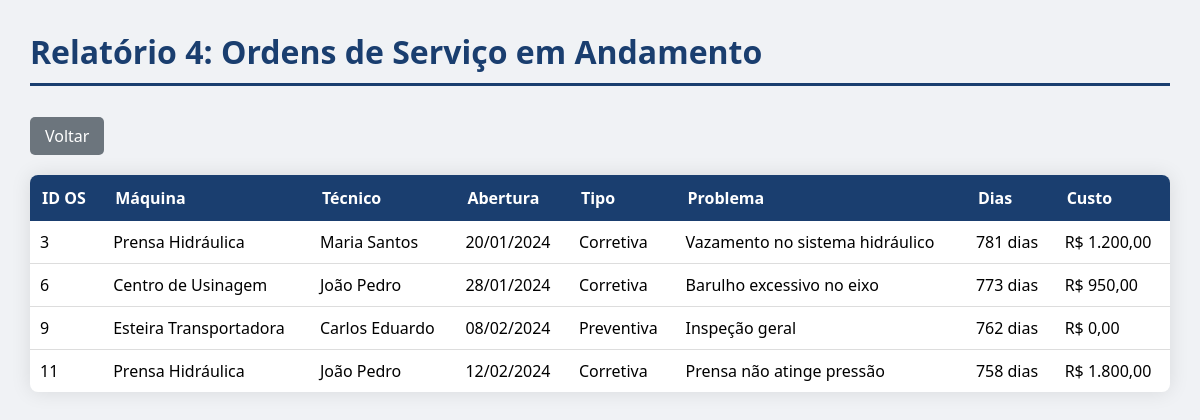
The app's page /GestaoManutencaoIndustrial/relatorio4.php with its own data.
### tables this page shows
CREATE TABLE `ordens_servico` (
  `id_os` int(11) NOT NULL,
  `id_maquina` int(11) DEFAULT NULL,
  `id_tecnico` int(11) DEFAULT NULL,
  `data_abertura` date DEFAULT NULL,
  `data_conclusao` date DEFAULT NULL,
  `tipo_manutencao` varchar(30) DEFAULT NULL,
  `descricao_problema` text DEFAULT NULL,
  `custo` decimal(10,2) DEFAULT NULL,
  `status_os` varchar(20) DEFAULT NULL
);

CREATE TABLE `maquinas` (
  `id_maquina` int(11) NOT NULL,
  `nome_maquina` varchar(100) NOT NULL,
  `modelo` varchar(50) DEFAULT NULL,
  `data_aquisicao` date DEFAULT NULL,
  `id_setor` int(11) DEFAULT NULL,
  `status` varchar(20) DEFAULT 'Ativa'
);

CREATE TABLE `tecnicos` (
  `id_tecnico` int(11) NOT NULL,
  `nome_tecnico` varchar(100) NOT NULL,
  `especialidade` varchar(50) DEFAULT NULL,
  `telefone` varchar(20) DEFAULT NULL,
  `data_contratacao` date DEFAULT NULL
);

### GestaoManutencaoIndustrial/relatorio4.php (the view, shortened to what this page needs)
<?php
include 'conexao.php';
$sql = "SELECT os.id_os, m.nome_maquina, t.nome_tecnico,
               os.data_abertura, os.tipo_manutencao,
               os.descricao_problema, os.custo,
               DATEDIFF(CURDATE(), os.data_abertura) as dias_em_aberto
        FROM ordens_servico os
        INNER JOIN maquinas m ON os.id_maquina = m.id_maquina
        INNER JOIN tecnicos t ON os.id_tecnico = t.id_tecnico
        WHERE os.status_os IN ('Em andamento', 'Aguardando peças', 'Aguardando liberação')
        ORDER BY os.data_abertura";
$result = $conn->query($sql);
?>
<!DOCTYPE html>
<html>
<head>
    <link rel="stylesheet" href="style.css">
</head>
<body>
    <h1>Relatório 4: Ordens de Serviço em Andamento</h1>
    <a href="index.php">Voltar</a>
    <?php
    if ($result->num_rows > 0) {
        echo "<table>";
        echo "<tr><th>ID OS</th><th>Máquina</th><th>Técnico</th><th>Abertura</th><th>Tipo</th><th>Problema</th><th>Dias</th><th>Custo</th></tr>";
        while($row = $result->fetch_assoc()) {
            echo "<tr>";
            echo "<td>" . $row['id_os'] . "</td>";
            echo "<td>" . $row['nome_maquina'] . "</td>";
            echo "<td>" . $row['nome_tecnico'] . "</td>";
            echo "<td>" . date('d/m/Y', strtotime($row['data_abertura'])) . "</td>";
            echo "<td>" . $row['tipo_manutencao'] . "</td>";
            echo "<td>" . $row['descricao_problema'] . "</td>";
            echo "<td>" . $row['dias_em_aberto'] . " dias</td>";
            echo "<td>R$ " . number_format($row['custo'], 2, ',', '.') . "</td>";
            echo "</tr>";
        }
        echo "</table>";
    } else {
        echo "<p>Nenhuma OS em andamento no momento.</p>";
    }
    ?>
</body>
</html>

### GestaoManutencaoIndustrial/style.css (style rules this page uses)
body { font-family: 'Segoe UI', Tahoma, Geneva, Verdana, sans-serif; margin: 30px; background-color: #f0f2f5; }
h1 { color: #1a3e6f; border-bottom: 3px solid #1a3e6f; padding-bottom: 10px; }
a { display: inline-block; margin: 10px 0 20px 0; padding: 8px 15px; background-color: #6c757d; color: white; text-decoration: none; border-radius: 5px; }
table { width: 100%; border-collapse: collapse; background-color: white; box-shadow: 0 0 20px rgba(0,0,0,0.1); border-radius: 8px; overflow: hidden; }
th { background-color: #1a3e6f; color: white; padding: 12px; text-align: left; }
td { padding: 10px; border-bottom: 1px solid #ddd; }
tr:last-child td { border-bottom: none; }

### records on screen
ordens_servico: id_os "3", id_maquina.nome_maquina "Prensa Hidráulica", id_tecnico.nome_tecnico "Maria Santos", data_abertura "20/01/2024", tipo_manutencao "Corretiva", descricao_problema "Vazamento no sistema hidráulico", dias_em_aberto "781", custo "1.200,00"
ordens_servico: id_os "6", id_maquina.nome_maquina "Centro de Usinagem", id_tecnico.nome_tecnico "João Pedro", data_abertura "28/01/2024", tipo_manutencao "Corretiva", descricao_problema "Barulho excessivo no eixo", dias_em_aberto "773", custo "950,00"
ordens_servico: id_os "9", id_maquina.nome_maquina "Esteira Transportadora", id_tecnico.nome_tecnico "Carlos Eduardo", data_abertura "08/02/2024", tipo_manutencao "Preventiva", descricao_problema "Inspeção geral", dias_em_aberto "762", custo "0,00"
ordens_servico: id_os "11", id_maquina.nome_maquina "Prensa Hidráulica", id_tecnico.nome_tecnico "João Pedro", data_abertura "12/02/2024", tipo_manutencao "Corretiva", descricao_problema "Prensa não atinge pressão", dias_em_aberto "758", custo "1.800,00"
